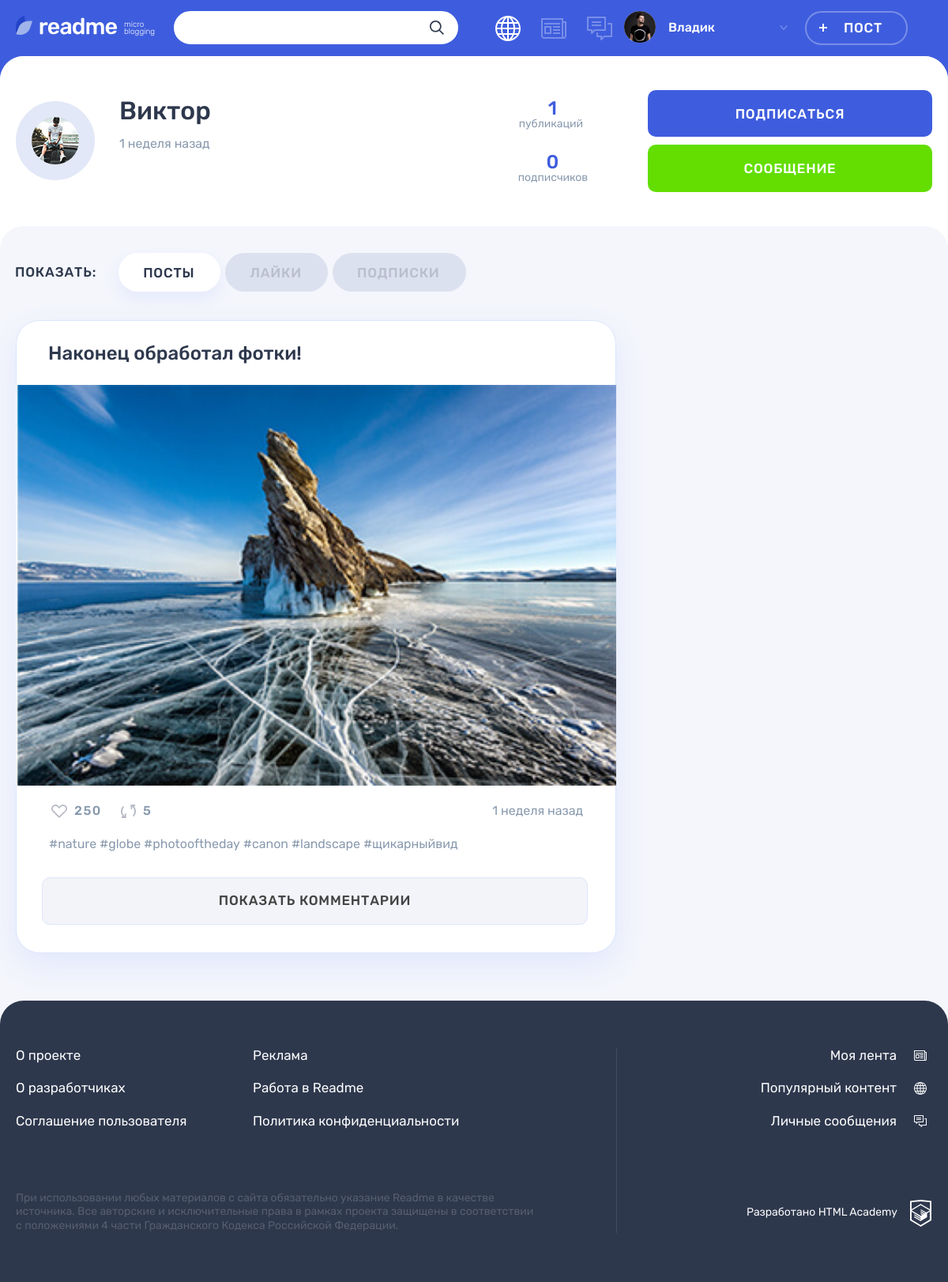
/users_profile.php?id=4 (signed in), run on the app's committed database.
### tables this page shows
CREATE TABLE users (
                     id INT AUTO_INCREMENT PRIMARY KEY,
                     email VARCHAR(320) NOT NULL,
                     password CHAR(64) NOT NULL,
                     login VARCHAR(320) NOT NULL,
                     dt_add TIMESTAMP DEFAULT CURRENT_TIMESTAMP,
                     avatar TEXT DEFAULT NULL,
                     UNIQUE INDEX UI_email (email),
                     UNIQUE INDEX UI_login (login)
);

CREATE TABLE posts (
                     id INT AUTO_INCREMENT PRIMARY KEY,
                     title VARCHAR(128) NOT NULL,
                     text TEXT DEFAULT NULL,
                     quote_auth VARCHAR(128) DEFAULT NULL,
                     img TEXT DEFAULT NULL,
                     video TEXT DEFAULT NULL,
                     link TEXT DEFAULT NULL,
                     views INT DEFAULT 0,
                     original_id INT DEFAULT NULL,
                     user_id INT NOT NULL,
                     content_type_id INT NOT NULL,
                     dt_add TIMESTAMP DEFAULT CURRENT_TIMESTAMP,
                     FOREIGN KEY (content_type_id) REFERENCES content_type(id),
                     FOREIGN KEY (user_id) REFERENCES users (id),
                     FOREIGN KEY (original_id) REFERENCES posts (id)
);

### helpers.php (called while the page is built, shortened)
<?php
function get_noun_plural_form(int $number, string $one, string $two, string $many): string
{
    $number = (int)$number;
    $mod10 = $number % 10;
    $mod100 = $number % 100;
    switch (true) {
        case ($mod10 === 1):
            return $one;
    }
}
function include_template($name, array $data = [])
{
    $name = 'templates/' . $name;
    extract($data);
    require $name;
    $result = ob_get_clean();
    return $result;
}

### functions.php (called while the page is built, shortened)
<?php
require_once 'helpers.php';
function show_past_time($time): string
{
    $post_date = strtotime($time);
    $cur_date = strtotime('now');
    $diff = $cur_date - $post_date;
    if ($diff < SECONDS_IN_HOUR) {
        $divider = SECONDS_IN_MIN;
        $form = ['минута', 'минуты', 'минут'];
    } else if ($diff < SECONDS_IN_DAY) {
        $divider = SECONDS_IN_HOUR;
        $form = ['час', 'часа', 'часов'];
    } else if ($diff < SECONDS_IN_WEEK) {
        $divider = SECONDS_IN_DAY;
        $form = ['день', 'дня', 'дней'];
    } else if ($diff < SECONDS_IN_MONTH) {
        $divider = SECONDS_IN_WEEK;
        $form = ['неделя', 'недели', 'недель'];
    } else {
        $divider = SECONDS_IN_MONTH;
        $form = ['месяц', 'месяца', 'месяцев'];
    }
    $diff /= $divider;
    $diff = floor($diff);
    return $diff . ' ' . get_noun_plural_form($diff, $form[0], $form[1], $form[2]) . ' назад';
}
function get_user ($db_connection, $user_id): array
{
    $sql = 'SELECT id, login, avatar, dt_add' .
        ' FROM users u' .
        ' WHERE id = ?;';
    $stmt = mysqli_prepare($db_connection, $sql);
    mysqli_stmt_bind_param($stmt, 'i', $user_id);
    mysqli_stmt_execute($stmt);
    $result = mysqli_stmt_get_result($stmt);
    return mysqli_fetch_assoc($result);
}
function get_user_info ($db_connection, $user_id): array
{
    $sql = 'SELECT (SELECT COUNT(p.id)' .
        ' FROM posts p' .
        ' WHERE p.user_id = u.id)' .
        ' AS posts_count,' .
        '(SELECT COUNT(follower_id)' .
        ' FROM subscribes s' .
        ' WHERE s.follow_id = u.id)' .
        ' AS subscribers_count' .
        ' FROM posts p' .
        ' JOIN users u ON p.user_id = u.id' .
        ' WHERE u.id = ?' .
        ' GROUP BY posts_count, subscribers_count;';
    $stmt = mysqli_prepare($db_connection, $sql);
    mysqli_stmt_bind_param($stmt, 'i', $user_id);
    mysqli_stmt_execute($stmt);
    $result = mysqli_stmt_get_result($stmt);
    return mysqli_fetch_assoc($result);
}

### templates/profile_templates/users-profile-window.php (the view, shortened to what this page needs)
<main class="page__main page__main--profile">
    <div class="profile profile--default">
        <div class="profile__user-wrapper">
            <div class="profile__user user container">
                <div class="profile__user-info user__info">
                    <div class="profile__avatar user__avatar">
                        <img class="profile__picture user__picture" src="uploads/<?= $this_user['avatar'] ?>"
                             alt="Аватар пользователя">
                    </div>
                    <div class="profile__name-wrapper user__name-wrapper">
                        <span class="profile__name user__name"><?= $this_user['login'] ?></span>
                        <time class="profile__user-time user__time"
                              datetime="2014-03-20"><?= show_past_time($this_user['dt_add']) ?></time>
                    </div>
                </div>
                <div class="profile__rating user__rating">
                    <p class="profile__rating-item user__rating-item user__rating-item--publications">
                        <span class="user__rating-amount"><?= $user_info['posts_count'] ?></span>
                        <span class="profile__rating-text user__rating-text">публикаций</span>
                    </p>
                    <p class="profile__rating-item user__rating-item user__rating-item--subscribers">
                        <span class="user__rating-amount"><?= $user_info['subscribers_count'] ?></span>
                        <span class="profile__rating-text user__rating-text">подписчиков</span>
                    </p>
                </div>
                <div class="profile__user-buttons user__buttons">
                    <?php
                    if ($is_subscribe) {
                        $button['class'] = 'button--main';
                        $button['name'] = 'Подписаться';
                        $button['subscription'] = 'subscribe';
                    } else {
                        $button['class'] = 'button--quartz';
                        $button['name'] = 'Отписаться';
                        $button['subscription'] = 'unsubscribe';
                    }
                    ?>
                    <a href="<?= $button['subscription'] ?>.php?id=<?= $this_user['id'] ?>"
                       class="profile__user-button user__button user__button--subscription button <?= $button['class'] ?>"><?= $button['name'] ?></a>
                    <a class="profile__user-button user__button user__button--writing button button--green" href="#">Сообщение</a>
                </div>
            </div>
        </div>
        <div class="profile__tabs-wrapper tabs">
            <div class="container">
                <div class="profile__tabs filters">
                    <b class="profile__tabs-caption filters__caption">Показать:</b>
                    <ul class="profile__tabs-list filters__list tabs__list">
                        <li class="profile__tabs-item filters__item">
                            <?php $classname = $tab === 'posts' ? 'filters__button--active' : ''; ?>
                            <a class="profile__tabs-link filters__button tabs__item <?= $classname ?>"
                               href="users_profile.php?id=<?= $this_user['id'] ?>&tab=posts">Посты</a>
                        </li>
                        <li class="profile__tabs-item filters__item">
                            <?php $classname = $tab === 'likes' ? 'filters__button--active' : ''; ?>
                            <a class="profile__tabs-link filters__button tabs__item button <?= $classname ?>"
                               href="users_profile.php?id=<?= $this_user['id'] ?>&tab=likes">Лайки</a>
                        </li>
                        <li class="profile__tabs-item filters__item">
                            <?php $classname = $tab === 'subscribes' ? 'filters__button--active' : ''; ?>
                            <a class="profile__tabs-link filters__button tabs__item button <?= $classname ?>"
                               href="users_profile.php?id=<?= $this_user['id'] ?>&tab=subscribes">Подписки</a>
                        </li>
                    </ul>
                </div>
                <div class="profile__tab-content">
                    <?php
                    if ($tab === 'posts' || $tab === 'likes') {
                        echo include_template('profile_templates/users-window-types/users-posts.php', ['posts' => $posts]);
                    } else {
                        echo include_template('profile_templates/users-window-types/users-subscribes.php', ['posts' => $posts, 'user' => $user, 'connection' => $connection]);
                    }
                    ?>
                </div>
            </div>
        </div>
    </div>
</main>

### templates/profile_templates/users-window-types/users-posts.php (shortened to what this page needs)
<section class="profile__posts tabs__content tabs__content--active">
    <?php foreach ($posts as $post): ?>
        <article class="profile__post post post-photo">
            <header class="post__header">
                <h2><a href="post.php?id=<?= $post['id'] ?>"><?= $post['title'] ?></a></h2>
            </header>
            <?php switch ($post['type']) {
                case 'photo':
                    echo include_template('post_templates/post_window_types/post-photo.php', ['post' => $post]);
                    break;
            }
            ?>
            <footer class="post__footer">
                <div class="post__indicators">
                    <div class="post__buttons">
                        <a class="post__indicator post__indicator--likes button" href="#"
                           title="Лайк">
                            <svg class="post__indicator-icon" width="20" height="17">
                                <use xlink:href="#icon-heart"></use>
                            </svg>
                            <span>250</span>
                        </a>
                        <a class="post__indicator post__indicator--repost button" href="#"
                           title="Репост">
                            <svg class="post__indicator-icon" width="19" height="17">
                                <use xlink:href="#icon-repost"></use>
                            </svg>
                            <span>5</span>
                        </a>
                    </div>
                    <time class="post__time"
                          datetime="2019-01-30T23:41"><?= show_past_time($post['dt_add']) ?></time>
                </div>
                <ul class="post__tags">
                    <li><a href="#">#nature</a></li>
                    <li><a href="#">#globe</a></li>
                    <li><a href="#">#photooftheday</a></li>
                    <li><a href="#">#canon</a></li>
                    <li><a href="#">#landscape</a></li>
                    <li><a href="#">#щикарныйвид</a></li>
                </ul>
            </footer>
            <div class="comments">
                <a class="comments__button button" href="post.php?id=<?= $post['id'] ?>">Показать комментарии</a>
            </div>
        </article>
    <?php endforeach; ?>
</section>

### templates/post_templates/post_window_types/post-photo.php
<div class="post-details__image-wrapper post-photo__image-wrapper">
    <img src="img/<?= htmlspecialchars($post['img']) ?>" alt="Фото от пользователя" width="760" height="507">
</div>

### data on the page
users: avatar (picture), login "Виктор", dt_add "1 неделя назад"
posts: title "Наконец обработал фотки!", img (picture), dt_add "1 неделя назад"

### other printed values
$user['user'] "Владик"
$user_info['posts_count'] "1"
$user_info['subscribers_count'] "0"
$button['name'] "ПОДПИСАТЬСЯ"
